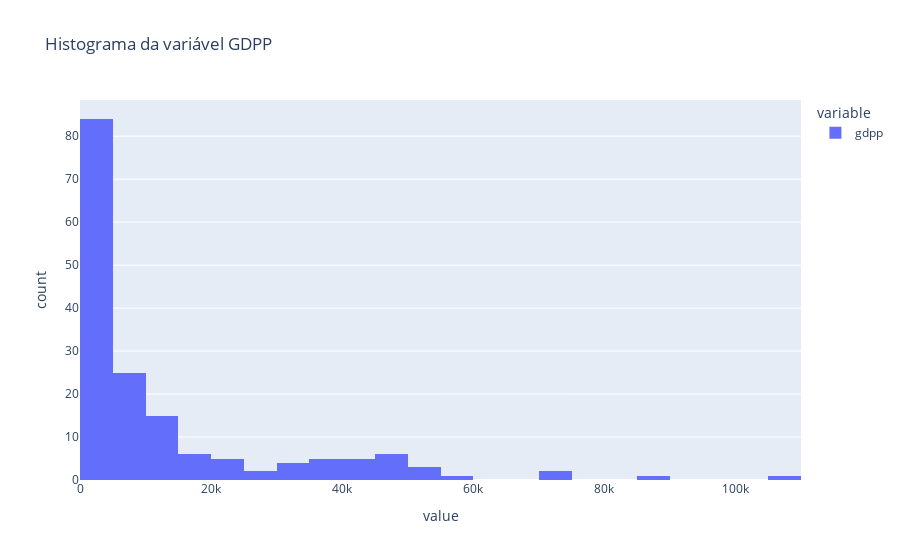

Notebook code cell kept with this figure:
### Code cell
# Histogram of gdpp
px.histogram(data_frame=df_countries['gdpp'],
             title='Histograma da variável GDPP')

### Figure 1 — Plotly figure (JSON) as saved in the notebook; plotly's stock layout.template omitted (floating-point values rounded to 4 significant figures; data arrays with more than 128 entries replaced by an {"elided": "..."} marker saying what was removed)
{"data": [{"alignmentgroup": "True", "bingroup": "x", "hovertemplate": "variable=gdpp<br>value=%{x}<br>count=%{y}<extra></extra>", "legendgroup": "gdpp", "marker": {"color": "#636efa", "pattern": {"shape": ""}}, "name": "gdpp", "offsetgroup": "gdpp", "orientation": "v", "showlegend": true, "type": "histogram", "x": {"elided": "165 int values"}, "xaxis": "x", "yaxis": "y"}], "layout": {"barmode": "relative", "legend": {"title": {"text": "variable"}, "tracegroupgap": 0}, "title": {"text": "Histograma da variável GDPP"}, "xaxis": {"anchor": "y", "domain": [0, 1], "title": {"text": "value"}}, "yaxis": {"anchor": "x", "domain": [0, 1], "title": {"text": "count"}}}}
